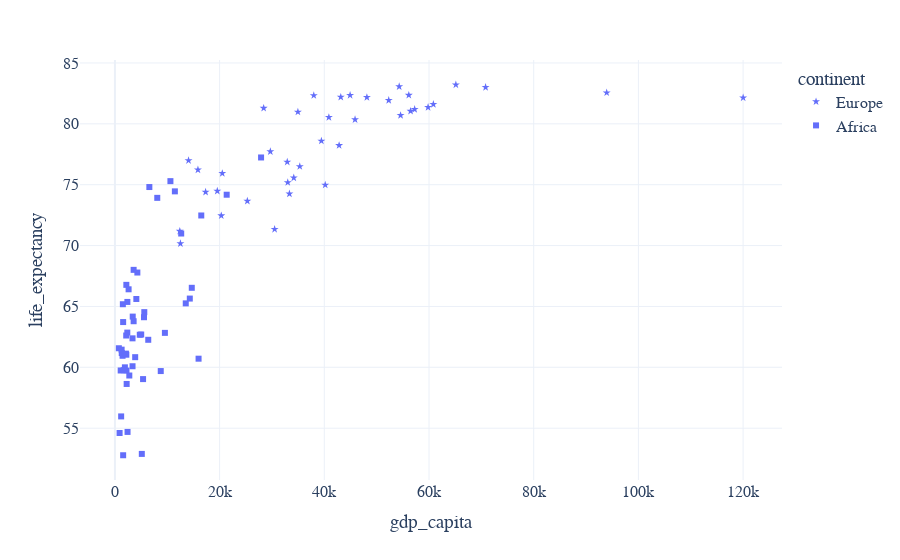

The code cell stored with this chart in its notebook:
### Markdown cell above
## 2.3 Size and Symbol

### Code cell
px.scatter(df, x='gdp_capita', y='life_expectancy', size='population', size_max=20) 
px.scatter(df, x='gdp_capita', y='life_expectancy', symbol='continent', symbol_sequence=['star','square'])

### Figure 1 — Plotly figure (JSON) as saved in the notebook; plotly's stock layout.template omitted (floating-point values rounded to 4 significant figures)
{"data": [{"hovertemplate": "continent=Europe<br>gdp_capita=%{x}<br>life_expectancy=%{y}<extra></extra>", "legendgroup": "Europe", "marker": {"color": "#636efa", "symbol": "star"}, "mode": "markers", "name": "Europe", "orientation": "v", "showlegend": true, "type": "scatter", "x": [14060.0, NaN, 57260.0, 20320.0, 54570.0, 15860.0, 25300.0, 29690.0, 42830.0, 60830.0, 39440.0, NaN, 52310.0, 48130.0, 56480.0, NaN, 28420.0, 34170.0, 54300.0, 93940.0, NaN, 43140.0, 33020.0, NaN, 40180.0, 120000.0, 44930.0, 12510.0, NaN, 20510.0, 59820.0, 17320.0, 65130.0, 35320.0, 34960.0, 33340.0, 30510.0, 59520.0, 19560.0, 32920.0, 40870.0, 37990.0, 56140.0, 70810.0, 12390.0, 45870.0], "xaxis": "x", "y": [76.99, NaN, 81.19, 72.46, 80.7, 76.22, 73.66, 77.72, 78.23, 81.6, 78.6, 83.2, 81.93, 82.18, 81.04, 82.2, 81.29, 75.57, 83.06, 82.56, 80.59, 82.2, 75.19, 81.66, 74.98, 82.14, 82.35, 70.17, NaN, 75.93, 81.36, 74.4, 83.21, 76.5, 80.98, 74.25, 71.34, NaN, 74.48, 76.87, 80.53, 82.33, 82.36, 83.0, 71.19, 80.35], "yaxis": "y"}, {"hovertemplate": "continent=Africa<br>gdp_capita=%{x}<br>life_expectancy=%{y}<extra></extra>", "legendgroup": "Africa", "marker": {"color": "#636efa", "symbol": "square"}, "mode": "markers", "name": "Africa", "orientation": "v", "showlegend": true, "type": "scatter", "x": [11450.0, 6367.0, 3365.0, 14300.0, 2211.0, 751.2, 6577.0, 3871.0, 895.3, 1573.0, 3403.0, 1103.0, 3574.0, 5377.0, 5020.0, 12660.0, 15980.0, NaN, 8755.0, 2379.0, 14680.0, 2157.0, 5558.0, 2750.0, 1905.0, 4749.0, 2413.0, 1461.0, 16500.0, 1517.0, 1573.0, 2243.0, 5613.0, 21350.0, 8089.0, 1303.0, 9548.0, 1283.0, 5138.0, 2182.0, 4286.0, 3574.0, 27920.0, 1675.0, 1191.0, 13530.0, NaN, 4092.0, 2613.0, 2180.0, 10600.0, 2366.0, 3362.0, 2102.0], "xaxis": "x", "y": [74.45, 62.26, 60.09, 65.65, 59.73, 61.57, 74.81, 60.83, 54.6, 52.78, 64.17, 59.74, 63.78, 59.03, 62.69, 70.99, 60.71, 67.13, 59.69, 65.37, 66.53, 62.61, 64.11, 59.33, 60.0, 62.67, 54.69, 60.95, 72.47, 65.18, 63.72, 58.63, 64.53, 74.18, 73.92, 61.17, 62.83, 61.45, 52.89, 66.77, 67.78, 68.01, 77.24, 59.76, 55.97, 65.25, 55.48, 65.61, 66.41, 61.03, 75.29, 62.85, 62.38, 61.12], "yaxis": "y"}], "layout": {"legend": {"title": {"text": "continent"}, "tracegroupgap": 0}, "margin": {"t": 60}, "xaxis": {"anchor": "y", "domain": [0, 1], "title": {"text": "gdp_capita"}}, "yaxis": {"anchor": "x", "domain": [0, 1], "title": {"text": "life_expectancy"}}}}
